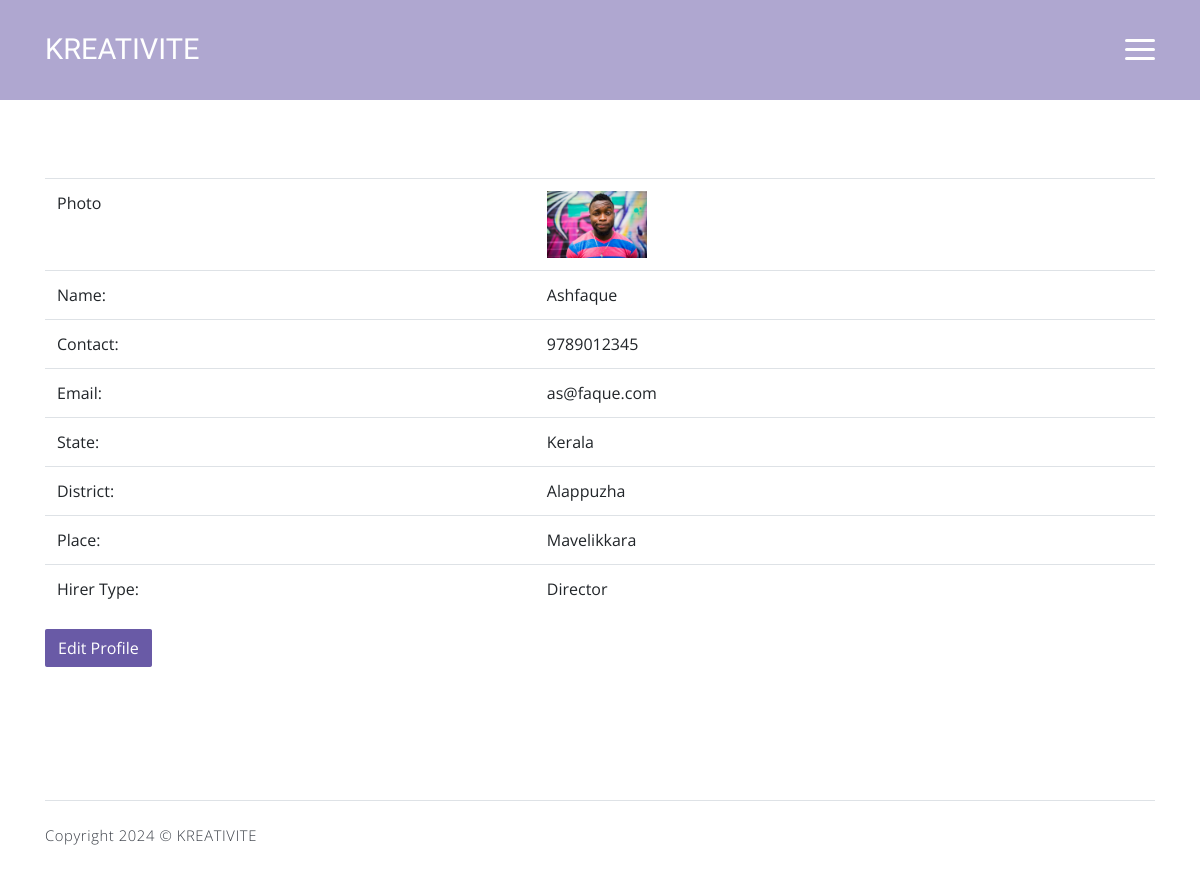
The page /Web/Hiringteam/Myprofile.php (signed in) on the database its author committed.
### tables this page shows
CREATE TABLE `tbl_hiringteam` (
  `hiring_id` int(11) NOT NULL,
  `hiring_name` varchar(50) NOT NULL,
  `hiring_contact` varchar(50) NOT NULL,
  `hiring_email` varchar(50) NOT NULL,
  `place_id` int(50) NOT NULL,
  `hiring_type` varchar(50) NOT NULL,
  `hiring_photo` varchar(500) NOT NULL,
  `hiring_proof` varchar(500) NOT NULL,
  `hiring_address` varchar(50) NOT NULL,
  `hiring_password` varchar(50) NOT NULL,
  `hiring_vstatus` int(11) NOT NULL DEFAULT 0
);

CREATE TABLE `tbl_state` (
  `state_id` int(11) NOT NULL,
  `state_name` varchar(50) NOT NULL
);

CREATE TABLE `tbl_district` (
  `district_id` int(11) NOT NULL,
  `district_name` varchar(50) NOT NULL,
  `state_id` int(11) NOT NULL
);

CREATE TABLE `tbl_place` (
  `place_id` int(11) NOT NULL,
  `place_name` varchar(50) NOT NULL,
  `district_id` int(11) NOT NULL
);

### Web/Hiringteam/Myprofile.php (the view, shortened to what this page needs)
<?php
include("../Assets/Connection/connection.php");
include("Head.php");
$selQuery = "select * from tbl_hiringteam h inner join tbl_place p on p.place_id = h.place_id inner join tbl_district d on d.district_id=p.district_id inner join tbl_state s on s.state_id=d.state_id where hiring_id='".$_SESSION["hid"]."'";
$hiringData = $con->query($selQuery);
$row = $hiringData->fetch_assoc();
 ?>
<!DOCTYPE html PUBLIC "-//W3C//DTD XHTML 1.0 Transitional//EN" "http://www.w3.org/TR/xhtml1/DTD/xhtml1-transitional.dtd">
<html xmlns="http://www.w3.org/1999/xhtml">
<head>
</head>
<body>
<div class="container mt-5">
        <table class="table">
            <tr>
                <td>Photo</td>
                <td>
                    <img src="../Assets/Files/Hiringteam/Photo/<?php echo $row["hiring_photo"] ?>" width="100px" name="hirer-photo" id="hirer-photo" class="img-fluid">
                </td>
            </tr>
            <tr>
                <td>Name:</td>
                <td><?php echo $row["hiring_name"] ?></td>
            </tr>
            <tr>
                <td>Contact:</td>
                <td><?php echo $row["hiring_contact"] ?></td>
            </tr>
            <tr>
                <td>Email:</td>
                <td><?php echo $row["hiring_email"] ?></td>
            </tr>
            <tr>
                <td>State:</td>
                <td><?php echo $row["state_name"] ?></td>
            </tr>
            <tr>
                <td>District:</td>
                <td><?php echo $row["district_name"] ?></td>
            </tr>
            <tr>
                <td>Place:</td>
                <td><?php echo $row["place_name"] ?></td>
            </tr>
            <tr>
                <td>Hirer Type:</td>
                <td><?php echo $row["hiring_type"] ?></td>
            </tr>
        </table>
        <a href="editprofile.php" class="btn btn-primary">Edit Profile</a>
    </div>
</body>
</html>
<?php
include("Foot.php");
?>

### rows shown on the page
tbl_hiringteam: hiring_photo (picture), hiring_name "Ashfaque", hiring_contact "9789012345", hiring_email "as@faque.com", tbl_state.state_name "Kerala", tbl_district.district_name "Alappuzha", place.place_name "Mavelikkara", hiring_type "Director"
